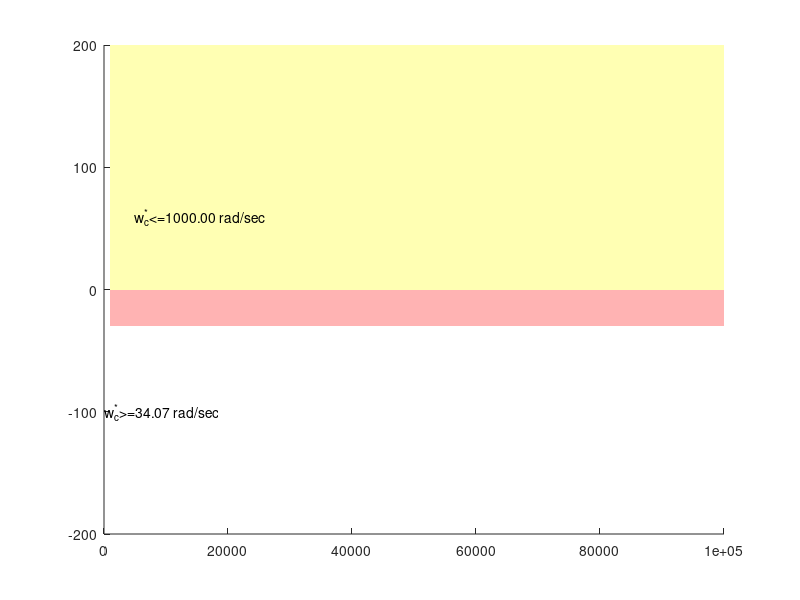

Here is the MATLAB script that generated this plot: (Note: this script raises an error after producing the figure.)
%%Introduzione

%Progetto di Controlli Automatici - T
%Tipologia III variante A: Controllo di un sistema idroelettrico con condotta forzata
%Specifiche vecchie.

%Gruppo:
%Andrea Proia 0000825784
%Federico Maria Macchiavelli 0000825621
%Mattia Innocenti 0000825046
%Luca Bartolomei 0000825005


%%
%Caratteristiche impianto

%Si tratta di un sistema SISO.

%Tabella delle caratteristiche:
tab.a = pi^2;
tab.a_inv = 1/tab.a;
tab.C_d = 2*pi^2;
tab.R_0 = 45;
tab.eta = 0.6;
tab.W = 30;
tab.omega_n = 1000;
tab.A_n = 0.02;
tab.B_n = 30;
tab.T_a_1 = 0.3;
tab.T_a_0 = 0.033;
tab.x_equilibrio_1 = 10;
tab.x_equilibrio_2 = 6;
tab.x_equilibrio_3 = 6;
tab.u_equilibrio = (tab.x_equilibrio_1/(tab.x_equilibrio_2*abs(tab.x_equilibrio_2))-tab.R_0)/(tab.C_d);

%La costante g non è presente nella tabella:
tab.g_const = 9.80655;

%Metto insieme la condizione di equilibrio dello stato:
% tab_x_equilibrio = [tab_x_equilibrio_1, tab_x_equilibrio_2, tab_x_equilibrio_3];

%Definizione del sistema:
%Il sistema è formato da tre variabili di stato:

%x_1: la pressione dell'acqua sul fondo del bacino.
%x_2: la portata in uscita dal bacino.
%x_3: la portata in ingresso allo stesso.

%L'uscita del sistema viene rappresentata dalla variabile y:
%y: rappresenta l'energia elettrica generata attraverso la turbina.
%y= -eta*x_1*x_2

%Forma di stato:
%x_dot_1 = (g/a)*(-x_2+x_3)
%x_dot_2 = -C_d*u*x_2*|x_2|-R_0*x_2*|x_2|+x_1
%x_dot_3 = 0
 
%%
%Specifiche di progetto

%1 Errore a regime nullo con riferimento a gradino w(t) = W1(t)

%Non posso soddisfare questa specifica: il polo all'origine verrà
%influenzato dallo zero a parte reale positiva, rendendo instabile l'anello
%chiuso.

%Quindi imposto un errore a regime minore di 0.1.
E_regime = 0.1;

%2 Per garantire una certa robustezza del sistema si deve avere un margine di fase M_f* = 45 

Mf=45;

%3 Il sistema può accettare un sovraelongazione percentuale al massimo del 5% : S_% <= 5%

s_perc = 0.05;

%4 Il tempo di assestamento all'1% deve essere tenuto relativamente basso T_a_1 = 0.3 s
%5 Devo abbattere i rumori n di 30 volte che in db =
B_n_db = 20*log10(tab.B_n);

%Specifiche opzionali:

%1_opz Il tempo di assestamento all'1% deve essere tenuto a 0.033 s

%Introduco i vincoli indiretti:

%Dato dal rumore di misura.
%Dato che non ho vincoli di moderazione, questo rimane il vincolo più forte
omega_c_max=tab.omega_n; % 1000 rad/s
%Limite superiore per la frequenza di attraversamento.

%Viene ricavato dalla sovraelongazione con la formula classica.
xi=sqrt(log10(s_perc)^2/(pi^2+log10(s_perc)^2)); %0.6901

%Mf>38.2618° richiesta meno limitatnte delle specifiche (Mf>45°).
%PROCEDIMENTO: calcolo xi con la formula inversa, poi calcolo il Mf e
%valuto la condizione più restrittiva
Mf_s_perc=xi*100; %38.2618

%Dato che le specifiche sono più stringenti uso quelle.
%Mf = Mf_s_perc

%Calcolo la frequenza di attraversamento minimo attraverso la formula:
%460/(Mf* T*) cioè 460/(45 * 0.3)
%Questo limite inferiore è dettato dal tempo di assestamento.
omega_c_min=460/(Mf * tab.T_a_1); % 34.0741 rad/s

%Abbiamo individuato l'intervallo per la pulsazione di attraversamento 
%omega_c_star [34.0741 rad/s, 1000 rad/s]

%%
%Linearizzazione del sistema

%Ridefinisco la prima equazione di stato:
%x_dot_1 = -(g/a) x_2 + (g/a) x_3

%Ridefinisco la seconda equazione di stato:
%x_dot_2 = x_1 -(C_d*u+R_0) x_2*|x_2|
%x_dot_2 = x_1 -(R_0*|x_2|) x_2 - (C_d*x_2*|x_2|) u

%La derivata di x_2 in x_dot_2 non è immediata:
%d/dx_2 (x_1 -(C_d*u+R_0) x_2*|x_2|) = -(2(x_2)^2(C_d*u+R_0))/|x_2|

%Ridefinisco y
%y= -(eta*x_2) x_1
%y= -(eta*x_1) x_2

%Punto di equilibrio dove linearizzare il sistema:
%x_equilibrio = (10,6,6)
%u_equilibrio = (-2.265654245335609)

%Applico la serie di Taylor per linearizzare il sistema:
%A = 0 + d/dx (x_dot)|x=x_equilibrio, u=u_equilibrio
%B = 0 + d/du (x_dot)|x=x_equilibrio, u=u_equilibrio
%C = 0 + d/dx (y)|x=x_equilibrio, u=u_equilibrio
%D = 0 + d/du (y)|x=x_equilibrio, u=u_equilibrio

%Definiamo le matrici A,B,C,D derivabili dalla forma di stato e dall'uscita

%A è una 3x3 perchè devo moltiplicare per le tre equazioni di stato 3x1 e 
%deve saltare fuori un 3x1 quindi 3x3 * 3x1 = 3x1
A = [0, -(tab.g_const/tab.a),                                                                   (tab.g_const/tab.a);
     1, -(2*(tab.x_equilibrio_2^2)*(tab.C_d*tab.u_equilibrio+tab.R_0)/abs(tab.x_equilibrio_2)), 0;
     0, 0,                                                                                      0];

%B è una 3x1 perchè deve moltiplicare per l'ingresso 1x1 e deve saltare
%fuori una 3x1 quindi 3x1 * 1x1 = 3x1
B = [0;
     -(tab.C_d*tab.x_equilibrio_2*abs(tab.x_equilibrio_2));
     0];

%C è 1x3 perchè 1x3 * 3x1 = 1x1
C = [-(tab.eta*tab.x_equilibrio_2), -(tab.eta*tab.x_equilibrio_1), 0];

D = 0;

%Per verificare il contenuto delle variabili globali uso la funzione disp
%disp(A);

%Definisco la funzione di traferimento
s=tf('s');
[Num,Den]=ss2tf(A,B,C,D);
G=tf(Num,Den);
%Stampo G
zpk(G)

%Plot del diagramma di bode

%Margini di visualizzazione del diagramma.
omega_plot_min=10^(-2);
omega_plot_max=10^5;

%Ricavo il bode della G da plottare
[Mag_G,phase_G,omega_G]=bode(G,{omega_plot_min,omega_plot_max});

%Nuova finestra grafica
figure();

%Vincolo sulla omega_c_min
patch([omega_plot_min,omega_c_min,omega_c_min,omega_plot_min],[-200,-200,0,0],'yellow','FaceAlpha',0.3,'EdgeAlpha',0); 

%Indico la frequenza di attraversamento minima
hold on;
text(omega_plot_min*10,-100, sprintf('w_c^*>=%.2f rad/sec', omega_c_min));

%Vincolo sulla omega_c_max
hold on;
patch([omega_plot_max,omega_c_max,omega_c_max,omega_plot_max],[200,200,0,0],'yellow','FaceAlpha',0.3,'EdgeAlpha',0); 

%Indico la frequenza di attraversamento massima
hold on;
text(omega_c_max*5,60, sprintf('w_c^*<=%.2f rad/sec', omega_c_max));

%Vincolo sull'attenuazione di n
hold on;
patch([omega_plot_max,omega_c_max,omega_c_max,omega_plot_max],[-B_n_db,-B_n_db,0,0],'red','FaceAlpha',0.3,'EdgeAlpha',0); 

%plotto G
hold on;
margin(Mag_G,phase_G,omega_G);

%Vincolo sul margine di fase: -180° + arg(L(jw_c))
hold on;
%Coppie di punti (omega_c_min, -180+Mf), (omega_c_max, -180+Mf), 
%(omega_c_max, -270), (omega_c_min, -270)
patch([omega_c_min,omega_c_max,omega_c_max,omega_c_min],[-180+Mf,-180+Mf,-180,-180],'green','FaceAlpha',0.2,'EdgeAlpha',0); 
grid on;

%%
%Progettazione della rete regolatrice statica

%Guardo il luogo delle radici
figure();
rlocus(G);
 
% Ho un limite molto forte sul guadagno:  circa 0.00039, -68,18 db

%Imposto un regolatore senza polo per evitare instabilità.
R_s = 0.00039;
G_e = R_s*G;

%Stampo gli zeri e i poli di G_e 
zpk(G_e)

%Ricavo i dati sulla G_e
[Mag_G_e,phase_G_e,omega_G_e]=bode(G_e,{omega_plot_min,omega_plot_max});

%Nuova finestra grafica.
figure();

%Vincolo sulla omega_c_min
patch([omega_plot_min,omega_c_min,omega_c_min,omega_plot_min],[-200,-200,0,0],'yellow','FaceAlpha',0.3,'EdgeAlpha',0); 

%Indico la frequenza di attraversamento minima
hold on;
text(omega_plot_min*10,-100, sprintf('w_c^*>=%.2f rad/sec', omega_c_min));

%Vincolo sulla omega_c_max
hold on;
patch([omega_plot_max,omega_c_max,omega_c_max,omega_plot_max],[200,200,0,0],'yellow','FaceAlpha',0.3,'EdgeAlpha',0); 

%Indico la frequenza di attraversamento massima
hold on;
text(omega_c_max*5,60, sprintf('w_c^*<=%.2f rad/sec', omega_c_max));

%Vincolo sull'attenuazione di n
hold on;
patch([omega_plot_max,omega_c_max,omega_c_max,omega_plot_max],[-B_n_db,-B_n_db,0,0],'red','FaceAlpha',0.3,'EdgeAlpha',0); 

%Plotto G_e
hold on;
margin(Mag_G_e,phase_G_e,omega_G_e);

%Vincolo sul margine di fase: -180° + arg(L(jw_c))
hold on;
%Coppie di punti (w_c_min, -180+Mf), (w_c_max, -180+Mf), (w_c_max, -270),
%(w_c_min, -270)
patch([omega_c_min,omega_c_max,omega_c_max,omega_c_min],[-180+Mf,-180+Mf,-180,-180],'green','FaceAlpha',0.2,'EdgeAlpha',0); 


%Dal grafico si vede che  G_e sta sotto lo 0db, non ho più un
%attraversamento. Non so come progettare la rete dinamica.
%Però posso vedere cosa succede attraverso il luogo delle radici.

figure();
rlocus(G_e);

%Calcolo la retta di attraversamento del tempo di assestamento.
retta_T = 4.6 * tab.T_a_1;

%Il polo vicino all'origine non soddisfa la specifica, dovrei spostarlo a
%sinistra ma c'è l'influenza dello zero reale positivo.


%%

%Calcolo R
R = R_s;

%Dati usati in simulink per la R.
% [NumR, DenR] = tfdata(R);
% NumR = NumR{1,1};
% DenR = DenR{1,1};

%Calcolo L
L = R * G;

%Dati usati in simulink per la L.
[NumL, DenL] = tfdata(L);
NumL = NumL{1,1};
DenL = DenL{1,1};

%Stampo gli zeri e i poli di L

%Ricavo i dati sulla L
[Mag_L,phase_L,omega_L]=bode(L,{omega_plot_min,omega_plot_max});

%Plotto L sul grafico precedente e la confronto con G_e
% figure();
% margin(Mag_L,phase_L,omega_L);
% grid on;

%%
%Chiusura del loop

%Chiudo il loop: F

F=L/(1+L);

%Ricavo informazioni
[Mag_F,phase_F,w_F]=bode(F,{omega_plot_min,omega_plot_max});

%Stampo gli zeri e i poli di F
zpk(F)

%Plotto F
figure();
margin(Mag_F,phase_F,w_F);
grid on;

%Impostazioni per il gradino: imposto un impulso di ampiezza W
stepOption = stepDataOptions('StepAmplitude', tab.W);

%Plotto la risposta a gradino
figure();
step(F, stepOption);

%Per muovere il cursore:
% datacursormode on

%Informazioni sullo step
%Simulo di nuovo lo step ma in questo caso non plotto ma ricavo i dati:
[Y_F,T_F] = step(F, stepOption);
%Imposto un vincolo dell'1% sul tempo di assestamento e ricavo le info:
F_stepinfo = stepinfo(Y_F, T_F,'SettlingTimeThreshold',0.01);
disp(F_stepinfo);

%Stampo il luogo delle radici di F
figure();
rlocus(F);
